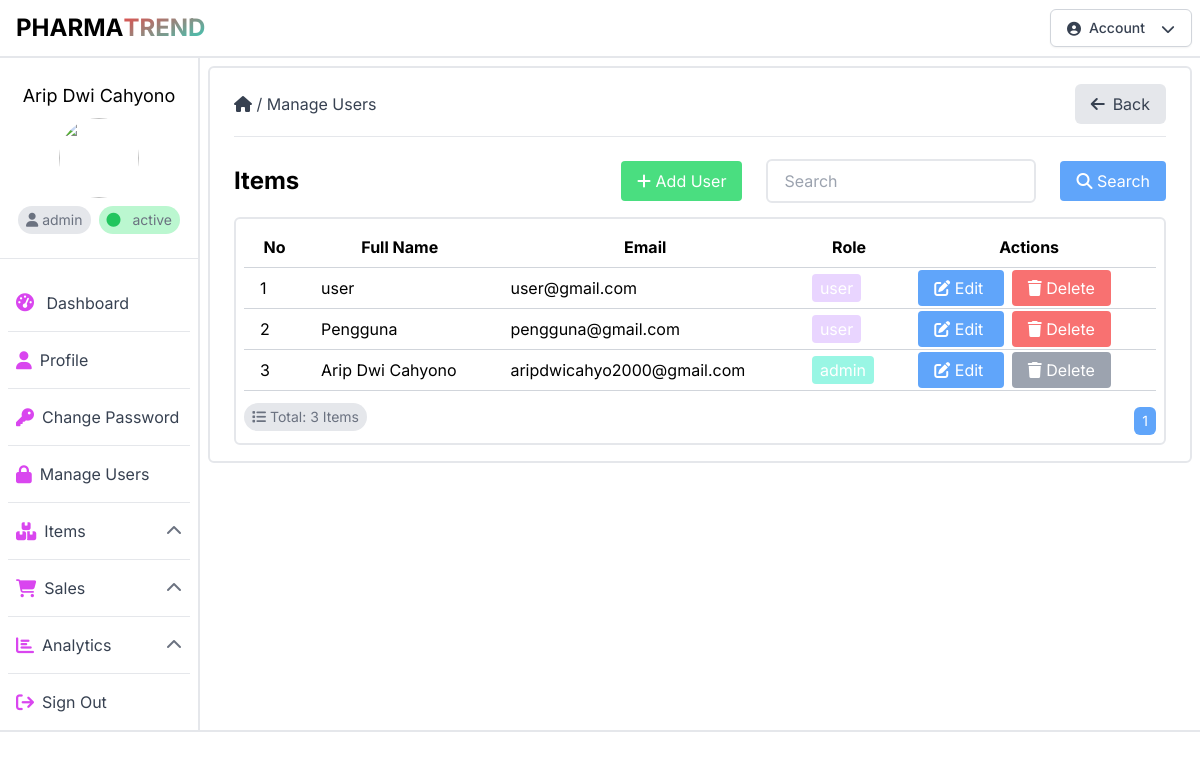
The page /manage_user.php (signed in) on the database its author committed.
### tables this page shows
CREATE TABLE `users` (
  `id` int(11) NOT NULL,
  `fullname` varchar(128) NOT NULL,
  `email` varchar(256) NOT NULL,
  `password` varchar(256) NOT NULL,
  `phone` varchar(16) DEFAULT NULL,
  `address` varchar(16) DEFAULT NULL,
  `photo` varchar(128) DEFAULT NULL,
  `role` varchar(128) NOT NULL,
  `status` varchar(32) NOT NULL,
  `created_at` datetime NOT NULL,
  `updated_at` datetime NOT NULL
);

### public/manage_user.php (the view, shortened to what this page needs)
<?php
require_once("config.php");
$limit = 10;
$page = isset($_GET["page"]) ? (int)$_GET["page"] : 1;
$start = ($page > 1) ? ($page * $limit) - $limit : 0;
$users = mysqli_query($conn, "SELECT * FROM users ORDER BY id DESC LIMIT $start, $limit");
$no = $start + 1;
?>
<!DOCTYPE html>
<html lang="id">
<head>
    <link rel="stylesheet" href="css/output.css">
    <link rel="stylesheet" href="https://cdnjs.cloudflare.com/ajax/libs/font-awesome/6.4.0/css/all.min.css" />
</head>
<body class="font-inter">
    <header class="bg-white w-full border-b-2 border-gray-200">
        <?php include("components/navbar.php"); ?>
    </header>
    <div class="container-fluid mx-auto h-auto">
        <div class="flex">
            <?php include("components/sidebar.php"); ?>
            <div class="w-10/12 h-[calc(100vh-3.5rem)] p-2">
                <div class="w-full h-auto border-2 border-gray-200 rounded-md py-4 px-6">
                    <div class="flex items-center gap-2 mb-3 justify-between">
                        <div>
                            <a href="dashboard.php" class="text-gray-700 hover:text-gray-950"><i class="fas fa-home"></i></a>
                            <span class="text-gray-700">/</span>
                            <a href="manage_user.php" class="text-gray-700 hover:text-gray-950">Manage Users</a>
                        </div>
                        <button class="flex flex-row justify-center items-center bg-gray-200 hover:bg-gray-300 rounded-md px-4 py-2 text-gray-700 space-x-2" onclick="window.history.back();">
                            <i class="fas fa-arrow-left"></i>
                            <span>Back</span>
                        </button>
                    </div>
                    <hr>
                    <div class="flex flex-col gap-4 mt-4">
                        <div class="flex flex-col gap-2">
                            <div class="flex flex-row items-center justify-between">
                                <div class="flex flex-row items-center gap-2">
                                    <h1 class="text-2xl font-bold">Items</h1>
                                </div>
                                <div class="flex flex-row items-center gap-2">
                                    <a href="add_user.php"
                                        class="bg-green-400 text-white px-4 py-2 rounded mx-4 my-2 hover:bg-green-600">
                                        <i class="fas fa-plus"></i>
                                        Add User
                                    </a>
                                    <form action="manage_user.php" method="GET" class="flex flex-row items-center gap-2">
                                        <input type="text" name="search" id="search"
                                        class="border-2 border-gray-200 rounded-md px-4 py-2 focus:outline-none focus:border-blue-400"
                                        placeholder="Search" autocomplete="off" value="<?php echo isset($_GET["search"]) ? $_GET["search"] : ""; ?>">
                                        <button type="submit"
                                            class="bg-blue-400 text-white px-4 py-2 rounded ml-4 my-2 hover:bg-blue-600">
                                            <i class="fas fa-search"></i>
                                            Search
                                        </button>
                                    </form>
                                </div>
                            </div>
                            <div class="w-full h-auto border-2 border-gray-200 rounded-md py-2 px-2">
                                <table class="w-full border-collapse">
                                    <thead>
                                        <tr>
                                            <th class="py-2 px-4 border-b border-gray-300">No</th>
                                            <th class="py-2 px-4 border-b border-gray-300">Full Name</th>
                                            <th class="py-2 px-4 border-b border-gray-300">Email</th>
                                            <th class="py-2 px-4 border-b border-gray-300">Role</th>
                                            <th class="py-2 px-4 border-b border-gray-300">Actions</th>
                                        </tr>
                                    </thead>
                                    <tbody>
                                        <?php while ($row = mysqli_fetch_assoc($users)) { ?>
                                            <tr>
                                                <td class="py-2 px-4 border-b border-gray-300"><?php echo $no++; ?></td>
                                                <td class="py-2 px-4 border-b border-gray-300"><?php echo $row["fullname"]; ?></td>
                                                <td class="py-2 px-4 border-b border-gray-300"><?php echo $row["email"]; ?></td>
                                                <td class="py-2 px-4 border-b border-gray-300">
                                                    <span class=" text-white px-2 py-1 rounded<?php echo $row["role"] == "admin" ? " bg-teal-200" : " bg-purple-200"; ?>">
                                                        <?php echo $row["role"]; ?>
                                                    </span>
                                                </td>
                                                <td class="py-2 px-4 border-b border-gray-300 space-x-2">
                                                    <a href="edit_user.php?id=<?php echo $row["id"]; ?>"
                                                        class="bg-blue-400 text-white px-4 py-2 rounded hover:bg-blue-600">
                                                        <i class="fas fa-edit"></i>
                                                        Edit
                                                    </a>
                                                    <?php
                                                        if($_SESSION["id"] != $row["id"]){
                                                    ?><a href="delete_user.php?id=<?php echo $row["id"]; ?>"
                                                        class="bg-red-400 text-white px-4 py-2 rounded hover:bg-red-600" onclick="return confirm('Are you sure want to delete this item?')">
                                                        <i class="fas fa-trash"></i>
                                                        Delete
                                                    </a>
                                                <?php } else {
                                                    ?>
                                                    <a href=""
                                                        class="bg-gray-400 text-white px-4 py-2 rounded hover:bg-gray-600" >
                                                        <i class="fas fa-trash"></i>
                                                        Delete
                                                    </a>
                                                    <?php
                                                } ?>
                                                </td>
                                            </tr>
                                        <?php } ?>
                                    </tbody>
                                </table>
                                <div class="flex flex-row items-center justify-between mt-2">
                                    <?php
                                        $sql = "SELECT * FROM users";
                                            $result = mysqli_query($conn, $sql);
                                            $total_data = mysqli_num_rows($result);
                                            $total_page = ceil($total_data / $limit);
                                    ?>
                                    <p class="text-sm text-gray-500 bg-gray-200 px-2 py-1 rounded-full">
                                        <i class="fas fa-list"></i>
                                        Total: <?php echo $total_data; ?> Items
                                    </p>
                                    <div class="flex flex-row items-center justify-end gap-2 mt-2 text-sm">
                                        <?php
                                            for($i = 1; $i <= $total_page; $i++){
                                                if($i == $page){
                                                    $active = "bg-blue-400 text-white";
                                                }else{
                                                    $active = "bg-gray-200 text-gray-500 hover:bg-gray-400";
                                                }
                                                if($i > $page - 3 && $i < $page + 3){
                                        ?>
                                        <a href="manage_user.php?page=<?php echo $i; ?>&search=<?php echo $search; ?>"
                                            class="<?php echo $active; ?> px-2 py-1 rounded-md">
                                            <?php echo $i; ?>
                                        </a>
                                        <?php
                                                } else if ($i == $page - 3 || $i == $page + 3){
                                        ?>
                                        <span class="px-2 py-1 rounded-md">...</span>
                                        <?php
                                                }
                                            }
                                        ?>
                                    </div>
                                </div>
                            </div>
                        </div>
                    </div>
                </div>
            </div>
        </div>
    </div>
    <footer class="bg-gray-100 w-full border-t-2 border-gray-200">
    </footer>
</body>
</html>

### rows shown on the page
users: fullname "user", email "user@gmail.com", role "user"
users: fullname "Pengguna", email "pengguna@gmail.com", role "user"
users: fullname "Arip Dwi Cahyono", email "aripdwicahyo2000@gmail.com", role "admin", shows "Delete"

### other values the page prints
$_SESSION["fullname"] "Arip Dwi Cahyono"
$_SESSION["role"] "admin"
$_SESSION["status"] "active"
$total_data "3"
